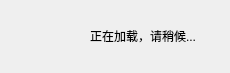
<?xml version="1.0" encoding="UTF-8"?>
<ui version="4.0">
 <class>Dialog_Run_Load_Wait</class>
 <widget class="QDialog" name="Dialog_Run_Load_Wait">
  <property name="geometry">
   <rect>
    <x>0</x>
    <y>0</y>
    <width>230</width>
    <height>73</height>
   </rect>
  </property>
  <property name="windowTitle">
   <string>Dialog</string>
  </property>
  <widget class="QLabel" name="label_Gif">
   <property name="geometry">
    <rect>
     <x>40</x>
     <y>30</y>
     <width>21</width>
     <height>21</height>
    </rect>
   </property>
   <property name="text">
    <string/>
   </property>
  </widget>
  <widget class="QLabel" name="label_Text">
   <property name="geometry">
    <rect>
     <x>90</x>
     <y>20</y>
     <width>121</width>
     <height>31</height>
    </rect>
   </property>
   <property name="text">
    <string>正在加载，请稍候...</string>
   </property>
  </widget>
 </widget>
 <resources/>
 <connections/>
</ui>
